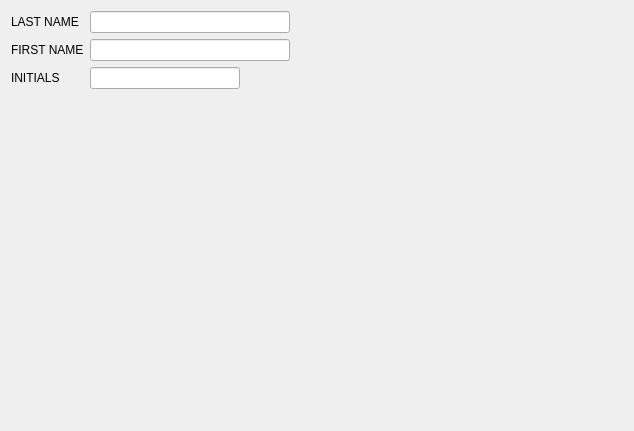
<?xml version="1.0" encoding="UTF-8"?>
<ui version="4.0">
 <class>APharmP_Page00</class>
 <widget class="QWizardPage" name="APharmP_Page00">
  <property name="geometry">
   <rect>
    <x>0</x>
    <y>0</y>
    <width>634</width>
    <height>431</height>
   </rect>
  </property>
  <property name="windowTitle">
   <string>WizardPage</string>
  </property>
  <layout class="QFormLayout" name="formLayout">
   <property name="fieldGrowthPolicy">
    <enum>QFormLayout::AllNonFixedFieldsGrow</enum>
   </property>
   <item row="0" column="0">
    <widget class="QLabel" name="lastLabel">
     <property name="text">
      <string>LAST NAME</string>
     </property>
    </widget>
   </item>
   <item row="0" column="1">
    <layout class="QHBoxLayout" name="horizontalLayout">
     <item>
      <widget class="QLineEdit" name="lastField">
       <property name="minimumSize">
        <size>
         <width>200</width>
         <height>0</height>
        </size>
       </property>
       <property name="maximumSize">
        <size>
         <width>200</width>
         <height>16777215</height>
        </size>
       </property>
       <property name="maxLength">
        <number>32</number>
       </property>
      </widget>
     </item>
     <item>
      <spacer name="horizontalSpacer">
       <property name="orientation">
        <enum>Qt::Horizontal</enum>
       </property>
       <property name="sizeHint" stdset="0">
        <size>
         <width>40</width>
         <height>20</height>
        </size>
       </property>
      </spacer>
     </item>
    </layout>
   </item>
   <item row="1" column="0">
    <widget class="QLabel" name="firstLabel">
     <property name="text">
      <string>FIRST NAME</string>
     </property>
    </widget>
   </item>
   <item row="1" column="1">
    <layout class="QHBoxLayout" name="horizontalLayout_2">
     <item>
      <widget class="QLineEdit" name="firstField">
       <property name="minimumSize">
        <size>
         <width>200</width>
         <height>0</height>
        </size>
       </property>
       <property name="maximumSize">
        <size>
         <width>200</width>
         <height>16777215</height>
        </size>
       </property>
       <property name="maxLength">
        <number>32</number>
       </property>
      </widget>
     </item>
     <item>
      <spacer name="horizontalSpacer_2">
       <property name="orientation">
        <enum>Qt::Horizontal</enum>
       </property>
       <property name="sizeHint" stdset="0">
        <size>
         <width>40</width>
         <height>20</height>
        </size>
       </property>
      </spacer>
     </item>
    </layout>
   </item>
   <item row="2" column="0">
    <widget class="QLabel" name="initialsLabel">
     <property name="text">
      <string>INITIALS</string>
     </property>
    </widget>
   </item>
   <item row="2" column="1">
    <layout class="QHBoxLayout" name="horizontalLayout_3">
     <item>
      <widget class="QLineEdit" name="initialsField">
       <property name="minimumSize">
        <size>
         <width>150</width>
         <height>0</height>
        </size>
       </property>
       <property name="maximumSize">
        <size>
         <width>150</width>
         <height>16777215</height>
        </size>
       </property>
       <property name="maxLength">
        <number>8</number>
       </property>
      </widget>
     </item>
     <item>
      <spacer name="horizontalSpacer_3">
       <property name="orientation">
        <enum>Qt::Horizontal</enum>
       </property>
       <property name="sizeHint" stdset="0">
        <size>
         <width>40</width>
         <height>20</height>
        </size>
       </property>
      </spacer>
     </item>
    </layout>
   </item>
  </layout>
 </widget>
 <tabstops>
  <tabstop>lastField</tabstop>
  <tabstop>firstField</tabstop>
  <tabstop>initialsField</tabstop>
 </tabstops>
 <resources/>
 <connections/>
</ui>
